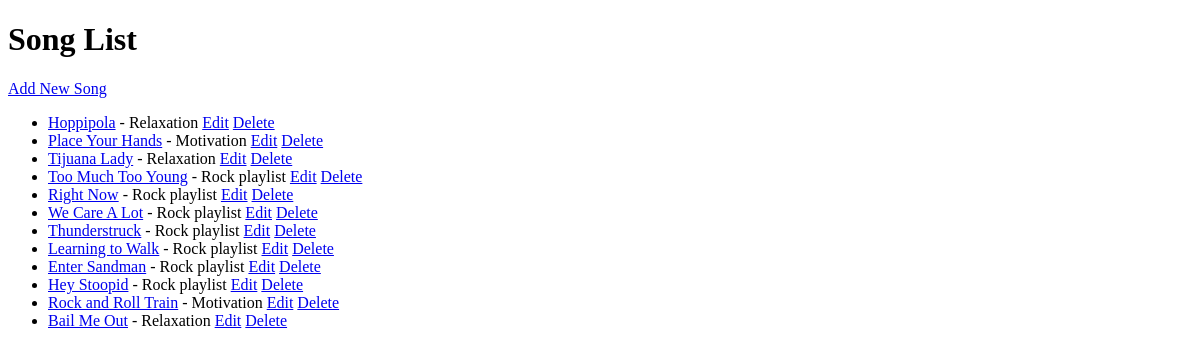
Before: /songs/ with the older database file.
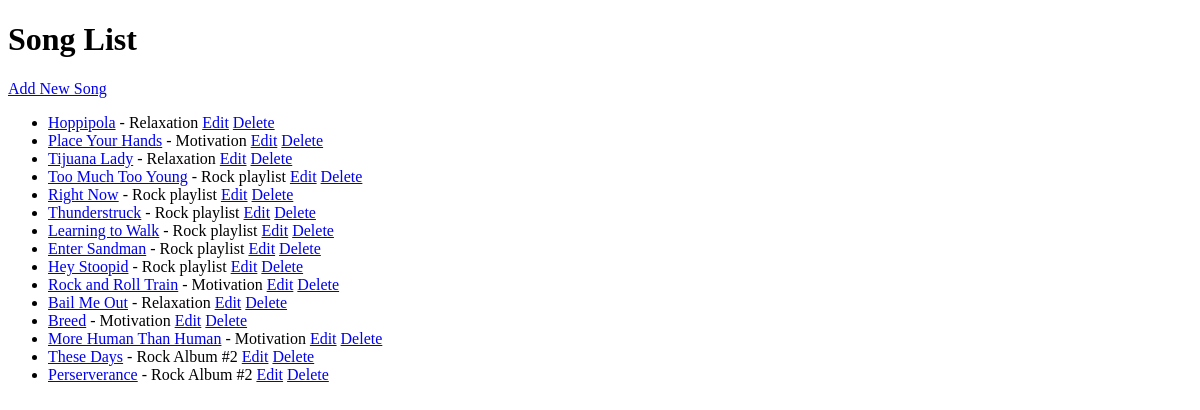
After: the same page with the newer database file.
### song/models.py (models this page shows, shortened)
class Song(models.Model):
    title = models.CharField(max_length=100)
    artist = models.CharField(max_length=100)
    album = models.CharField(max_length=100, blank=True, null=True)
    album_art_url = models.URLField(max_length=200, blank=True, null=True)
    tape = models.ForeignKey('tape.Tape', on_delete=models.CASCADE, related_name='songs')
    created_at = models.DateTimeField(auto_now_add=True)
    updated_at = models.DateTimeField(auto_now=True)

### tape/models.py (models this page shows, shortened)
class Tape(models.Model):
    title = models.CharField(max_length=100)
    description = models.TextField()
    created_at = models.DateTimeField(auto_now_add=True)
    updated_at = models.DateTimeField(auto_now=True)
    user = models.ForeignKey(User, on_delete=models.CASCADE)  # Add foreign key to User

### song/views.py (the view)
# urls.py: path('', views.song_list, name='song_list'),
def song_list(request):
    songs = Song.objects.all()
    return render(request, 'song/song_list.html', {'songs': songs})

### song/templates/song/song_list.html (shortened to what this page needs)
<!DOCTYPE html>
<html>
<head>
</head>
<body>
    <h1>Song List</h1>
    <a href="{% url 'song_create' %}">Add New Song</a>
    <ul>
        {% for song in songs %}
            <li>
                <a href="{% url 'song_detail' song.pk %}">{{ song.title }}</a> - {{ song.tape.title }}
                <a href="{% url 'song_update' song.pk %}">Edit</a>
                <a href="{% url 'song_delete' song.pk %}">Delete</a>
            </li>
        {% endfor %}
    </ul>
</body>
</html>

Changed rows visible on the page:
removed Song: title "We Care A Lot", tape "Rock playlist"
added Song: title "Breed", tape "Motivation"
added Song: title "More Human Than Human", tape "Motivation"
added Song: title "These Days", tape "Rock Album #2"
added Song: title "Perserverance", tape "Rock Album #2"
